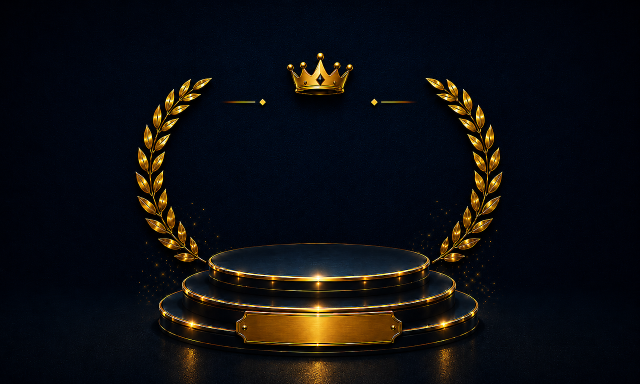
#> input picture apps/display/src/assets/winner-stage-card.png, 1280 x 768 px (shown at 1/2 size)
$ python render-split-side-mockups.py
#> lines starting #> are read from the running program, lines starting #| are printed output that depends on the picture
"""Render 10 stage-tile mockups: 5 split-pot + 5 side-pot layout concepts."""
from __future__ import annotations

import os
from pathlib import Path

from PIL import Image, ImageDraw, ImageFont

ROOT = Path(__file__).resolve().parents[1]
SRC = ROOT / "src" / "assets" / "winner-stage-card.png"
OUT_DIR = ROOT / "public" / "mockups" / "stage-variants"

TILE_W, TILE_H = 900, 538
ZOOM = 1.2


def load_font(size: int, bold: bool = False) -> ImageFont.FreeTypeFont | ImageFont.ImageFont:
    names = ("arialbd.ttf", "arial.ttf") if bold else ("arial.ttf", "segoeui.ttf")
    for name in names:
        path = Path(os.environ.get("WINDIR", r"C:\Windows")) / "Fonts" / name
        if path.exists():
            return ImageFont.truetype(str(path), size)
    return ImageFont.load_default()


def text_size(draw: ImageDraw.ImageDraw, text: str, font: ImageFont.ImageFont) -> tuple[int, int]:
    box = draw.textbbox((0, 0), text, font=font)
    return box[2] - box[0], box[3] - box[1]


def base_tile() -> tuple[Image.Image, ImageDraw.ImageDraw]:
    im = Image.open(SRC).convert("RGBA")
#> im is the input picture: PIL image 1280x768 RGBA; mean R, G, B, A 13.8, 14.2, 17, 255
    sw, sh = im.size
    frame_w = int(TILE_W * ZOOM)
    frame_h = int(TILE_H * ZOOM)
    art_h = frame_h
    art_w = round(sw * art_h / sh)
    art = im.resize((art_w, art_h), Image.Resampling.LANCZOS)
    left = max(0, (art_w - frame_w) // 2)
    frame = art.crop((left, 0, left + frame_w, frame_h))
    ox = (frame_w - TILE_W) // 2
    oy = (frame_h - TILE_H) // 2
    bg = frame.crop((ox, oy, ox + TILE_W, oy + TILE_H)).copy()
    bg = bg.resize((TILE_W, TILE_H), Image.Resampling.LANCZOS)
    return bg, ImageDraw.Draw(bg)


def draw_label_bar(draw: ImageDraw.ImageDraw, title: str, subtitle: str) -> None:
    draw.rounded_rectangle((24, 14, TILE_W - 24, 62), radius=8, fill=(255, 248, 225, 235), outline=(226, 173, 26, 255), width=2)
    tf = load_font(22, bold=True)
    sf = load_font(16, bold=True)
    tw, _ = text_size(draw, title, tf)
    draw.text(((TILE_W - tw) // 2, 18), title, font=tf, fill=(26, 16, 8, 255))
    sw, _ = text_size(draw, subtitle, sf)
    draw.text(((TILE_W - sw) // 2, 40), subtitle, font=sf, fill=(107, 63, 0, 255))


def draw_side_banner(draw: ImageDraw.ImageDraw, title: str, subtitle: str = "") -> None:
    draw.rounded_rectangle((24, 14, TILE_W - 24, 62 if not subtitle else 72), radius=8, fill=(224, 255, 252, 235), outline=(45, 212, 191, 255), width=2)
    tf = load_font(22, bold=True)
    tw, _ = text_size(draw, title, tf)
    draw.text(((TILE_W - tw) // 2, 18), title, font=tf, fill=(8, 47, 73, 255))
    if subtitle:
        sf = load_font(15, bold=True)
        sw, _ = text_size(draw, subtitle, sf)
        draw.text(((TILE_W - sw) // 2, 42), subtitle, font=sf, fill=(21, 94, 117, 255))


def draw_centered(
    draw: ImageDraw.ImageDraw,
    text: str,
    y_pct: float,
    font: ImageFont.ImageFont,
    fill: tuple[int, ...],
    *,
    stroke: int = 0,
    stroke_fill: tuple[int, ...] | None = None,
) -> None:
    tw, th = text_size(draw, text, font)
    x = (TILE_W - tw) // 2
    y = int(TILE_H * y_pct) - th // 2
    if stroke:
        for dx, dy in ((-1, 0), (1, 0), (0, -1), (0, 1)):
            draw.text((x + dx, y + dy), text, font=font, fill=stroke_fill or (0, 0, 0))
    draw.text((x, y), text, font=font, fill=fill)


def draw_pot_inline(draw: ImageDraw.ImageDraw, amount: str, each: bool = False, y_pct: float = 0.40) -> None:
    pot_font = load_font(48, bold=True)
    if each:
        main = f"${amount}"
        each_txt = " EACH"
        tw1, th = text_size(draw, main, pot_font)
        tw2, _ = text_size(draw, each_txt, load_font(28, bold=True))
        total = tw1 + tw2
        x = (TILE_W - total) // 2
        y = int(TILE_H * y_pct) - th // 2
        for dx, dy in ((-1, 0), (1, 0), (0, -1), (0, 1)):
            draw.text((x + dx, y + dy), main, font=pot_font, fill=(0, 0, 0))
        draw.text((x, y), main, font=pot_font, fill=(226, 173, 26, 255))
        ef = load_font(28, bold=True)
        draw.text((x + tw1, y + 8), each_txt, font=ef, fill=(255, 248, 232, 255))
    else:
        draw_centered(draw, f"${amount}", y_pct, pot_font, (226, 173, 26, 255), stroke=2, stroke_fill=(0, 0, 0))


def draw_cards(draw: ImageDraw.ImageDraw, digits: list[str], y_pct: float = 0.505) -> None:
#> called with y_pct = 0.505
    card_font = load_font(30, bold=True)
    gap = 52
    start_x = TILE_W // 2 - (len(digits) * gap) // 2
    cy = int(TILE_H * y_pct)
    for i, digit in enumerate(digits):
        cx = start_x + i * gap
        if digit == ".":
            draw.text((cx + 6, cy + 38), digit, font=load_font(34, bold=True), fill=(226, 173, 26, 255), stroke_width=2, stroke_fill=(0, 0, 0))
            continue
        draw.rounded_rectangle((cx, cy, cx + 44, cy + 72), radius=6, outline=(226, 173, 26, 200), width=2, fill=(12, 18, 30, 240))
        tw, th = text_size(draw, digit, card_font)
        draw.text((cx + (44 - tw) // 2, cy + (72 - th) // 2 - 2), digit, font=card_font, fill=(226, 173, 26, 255))


def draw_footer(draw: ImageDraw.ImageDraw) -> None:
    draw_centered(draw, "-0.01", 0.862, load_font(42, bold=True), (255, 246, 220, 255), stroke=1, stroke_fill=(0, 0, 0))


def save(img: Image.Image, name: str, concept: str) -> None:
#> called with name = 'split-pot-01-banner-subtitle.png', concept = 'Split 1: Full names in banner subtitle'
    OUT_DIR.mkdir(parents=True, exist_ok=True)
    out = OUT_DIR / name
    labeled = img.copy()
    d = ImageDraw.Draw(labeled)
    d.rounded_rectangle((8, TILE_H - 36, TILE_W - 8, TILE_H - 8), radius=6, fill=(0, 0, 0, 190))
    cf = load_font(14, bold=True)
    d.text((18, TILE_H - 30), concept, font=cf, fill=(255, 255, 255, 255))
    labeled.convert("RGB").save(out, optimize=True)
    print(out)


# --- Split pot mockups (tile 3: Alice C. · Blake R., $80 each) ---

def split_1_banner_subtitle() -> None:
    bg, draw = base_tile()
    draw_label_bar(draw, "SPLIT POT", "Alice C.  ·  Blake R.")
    draw_pot_inline(draw, "80", each=True)
    draw_cards(draw, ["3", "2", ".", "0", "3", "4"])
    draw_footer(draw)
    save(bg, "split-pot-01-banner-subtitle.png", "Split 1: Full names in banner subtitle")


def split_2_two_line_stack() -> None:
    bg, draw = base_tile()
    draw_label_bar(draw, "SPLIT POT", "")
    nf = load_font(34, bold=True)
    draw_centered(draw, "Alice C.", 0.22, nf, (255, 255, 255, 255), stroke=2, stroke_fill=(0, 0, 0))
    draw_centered(draw, "Blake R.", 0.28, nf, (255, 255, 255, 255), stroke=2, stroke_fill=(0, 0, 0))
    draw_pot_inline(draw, "80", each=True)
    draw_cards(draw, ["3", "2", ".", "0", "3", "4"])
    draw_footer(draw)
    save(bg, "split-pot-02-two-line-stack.png", "Split 2: Stacked names (no truncation)")
#> call 2 of save, with name = 'split-pot-02-two-line-stack.png', concept = 'Split 2: Stacked names (no truncation)'
#> in save (call 2), `labeled.convert("RGB").save(out, optimize=True)`:
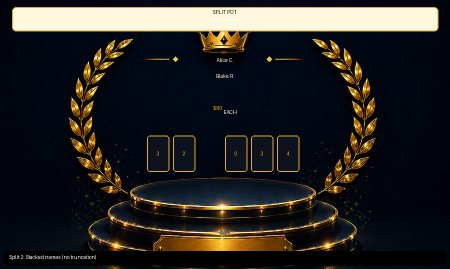
#> saved as split-pot-02-two-line-stack.png: PIL image 900x538 RGB (shown at 1/2 size); mean R, G, B 38.9, 37.4, 34.8


def split_3_winner_pills() -> None:
    bg, draw = base_tile()
    draw_label_bar(draw, "SPLIT POT", "")
    draw_centered(draw, "2 Winners", 0.24, load_font(36, bold=True), (255, 255, 255, 255), stroke=2, stroke_fill=(0, 0, 0))
    pill_y = int(TILE_H * 0.30)
    for i, name in enumerate(("Alice C.", "Blake R.")):
        px = TILE_W // 2 + (i * 2 - 1) * 120
        draw.rounded_rectangle((px - 70, pill_y - 14, px + 70, pill_y + 18), radius=12, fill=(0, 0, 0, 160), outline=(226, 173, 26, 220), width=2)
        pf = load_font(18, bold=True)
        tw, th = text_size(draw, name, pf)
        draw.text((px - tw // 2, pill_y - th // 2), name, font=pf, fill=(255, 255, 255, 255))
#> this loop made 2 passes
#> (tw, th) on passes 1 to 2: (34, 8), (36, 8)
    draw_pot_inline(draw, "80", each=True, y_pct=0.42)
    draw_cards(draw, ["3", "2", ".", "0", "3", "4"])
    draw_footer(draw)
    save(bg, "split-pot-03-winner-pills.png", "Split 3: Count + name pills")
#> call 3 of save, with name = 'split-pot-03-winner-pills.png', concept = 'Split 3: Count + name pills'
#> in save (call 3), `labeled.convert("RGB").save(out, optimize=True)`:
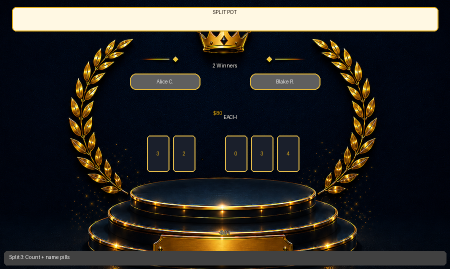
#> labeled: PIL image 900x538 RGBA (shown at 1/2 size); mean R, G, B, A 39.4, 37.7, 34.4, 247.8; transparent parts drawn white


def split_4_pot_suffix_each() -> None:
    bg, draw = base_tile()
    draw_label_bar(draw, "SPLIT POT", "")
    draw_centered(draw, "Alice C. · Blake R.", 0.25, load_font(30, bold=True), (255, 255, 255, 255), stroke=2, stroke_fill=(0, 0, 0))
    pot_font = load_font(54, bold=True)
    each_font = load_font(32, bold=True)
    main, each = "$80", "EACH"
    tw1, th = text_size(draw, main, pot_font)
#> tw1 = 19; th = 10
    tw2, _ = text_size(draw, each, each_font)
#> tw2 = 27
    x = (TILE_W - tw1 - tw2 - 8) // 2
#> x = 423
    y = int(TILE_H * 0.40) - th // 2
#> y = 210
    draw.text((x, y), main, font=pot_font, fill=(226, 173, 26, 255), stroke_width=2, stroke_fill=(0, 0, 0))
    draw.text((x + tw1 + 8, y + 6), each, font=each_font, fill=(226, 173, 26, 255))
    draw.text((x + tw1 + 8, y + 6), each, font=each_font, fill=(255, 248, 220, 255))
    draw_cards(draw, ["3", "2", ".", "0", "3", "4"])
    draw_footer(draw)
    save(bg, "split-pot-04-pot-suffix-each.png", "Split 4: $80 + gold EACH on same line")
#> call 4 of save, with name = 'split-pot-04-pot-suffix-each.png', concept = 'Split 4: $80 + gold EACH on same line'
#> in save (call 4), `labeled.convert("RGB").save(out, optimize=True)`:
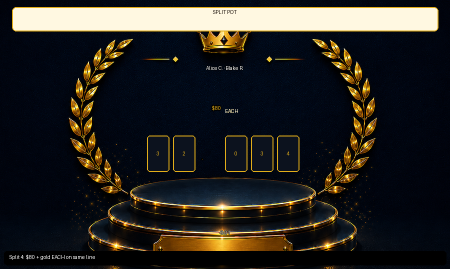
#> saved as split-pot-04-pot-suffix-each.png: PIL image 900x538 RGB (shown at 1/2 size); mean R, G, B 38.9, 37.4, 34.8


def split_5_compact_wrap() -> None:
    bg, draw = base_tile()
    draw_label_bar(draw, "SPLIT POT", "")
    nf = load_font(26, bold=True)
    y = int(TILE_H * 0.23)
    for line in ("Alice C.  ·  Blake R.", "Chris T.  ·  Dana M."):
        tw, th = text_size(draw, line, nf)
        draw.text(((TILE_W - tw) // 2, y), line, font=nf, fill=(255, 255, 255, 255), stroke_width=1, stroke_fill=(0, 0, 0))
        y += th + 4
#> this loop made 2 passes
#> (tw, th, y) on passes 1 to 2: (79, 8, 135), (81, 8, 147)
#> after the loop, y = 147
    draw_pot_inline(draw, "80", each=True, y_pct=0.42)
    draw_cards(draw, ["3", "2", ".", "0", "3", "4"])
    draw_footer(draw)
    save(bg, "split-pot-05-compact-wrap.png", "Split 5: Smaller font, 2-line name wrap (4-way example)")
#> in save (call 5), `labeled.convert("RGB").save(out, optimize=True)`:
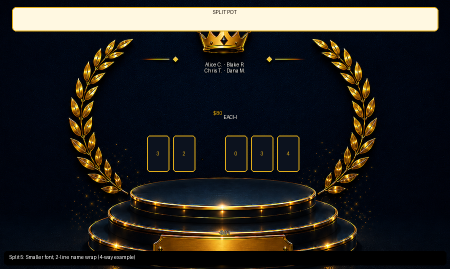
#> saved as split-pot-05-compact-wrap.png: PIL image 900x538 RGB (shown at 1/2 size); mean R, G, B 39, 37.6, 34.9


# --- Side pot mockups (tile 4: MAIN Elena G. $227, SIDE Hugo F. $226) ---

def side_1_dual_gold_pots() -> None:
    bg, draw = base_tile()
    draw_side_banner(draw, "SIDE POT")
    draw_centered(draw, "Hugo F.", 0.24, load_font(36, bold=True), (255, 255, 255, 255), stroke=2, stroke_fill=(0, 0, 0))
    pf = load_font(38, bold=True)
    nf = load_font(20, bold=True)
    for i, (label, name, amt) in enumerate((("MAIN", "Elena G.", "227"), ("SIDE", "Hugo F.", "226"))):
        y = int(TILE_H * (0.36 + i * 0.08))
        lf = load_font(16, bold=True)
        draw.text((TILE_W // 2 - 180, y), label, font=lf, fill=(251, 191, 36, 255) if label == "MAIN" else (103, 232, 249, 255))
        draw.text((TILE_W // 2 - 90, y + 2), name, font=nf, fill=(255, 255, 255, 255))
        amt_txt = f"${amt}"
        tw, th = text_size(draw, amt_txt, pf)
        draw.text((TILE_W // 2 + 60, y - 4), amt_txt, font=pf, fill=(226, 173, 26, 255), stroke_width=1, stroke_fill=(0, 0, 0))
#> this loop made 2 passes
#> (tw, th) on passes 1 to 2: (25, 10), (25, 10)
    draw_cards(draw, ["0", "1", "2", "3", ".", "7"])
    draw_footer(draw)
    save(bg, "side-pot-01-dual-gold-pots.png", "Side 1: Two pot-scale rows (MAIN + SIDE)")


def side_2_side_hero() -> None:
    bg, draw = base_tile()
    draw_side_banner(draw, "SIDE POT")
    draw_centered(draw, "Hugo F.", 0.24, load_font(36, bold=True), (255, 255, 255, 255), stroke=2, stroke_fill=(0, 0, 0))
    draw_centered(draw, "Main $227 → Elena G.", 0.34, load_font(18, bold=True), (200, 200, 200, 255))
    draw_centered(draw, "$226", 0.42, load_font(52, bold=True), (226, 173, 26, 255), stroke=2, stroke_fill=(0, 0, 0))
    draw_centered(draw, "SIDE", 0.48, load_font(16, bold=True), (103, 232, 249, 255))
    draw_cards(draw, ["0", "1", "2", "3", ".", "7"])
    draw_footer(draw)
    save(bg, "side-pot-02-side-hero.png", "Side 2: Side amount hero, main as subtitle")
#> in save (call 7), `labeled.convert("RGB").save(out, optimize=True)`:
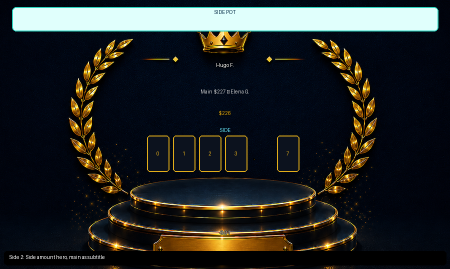
#> saved as side-pot-02-side-hero.png: PIL image 900x538 RGB (shown at 1/2 size); mean R, G, B 35.1, 38.3, 38.2


def side_3_split_columns() -> None:
    bg, draw = base_tile()
    draw_side_banner(draw, "SIDE POT")
    mid = TILE_W // 2
    draw.line((mid, int(TILE_H * 0.22), mid, int(TILE_H * 0.52)), fill=(226, 173, 26, 120), width=2)
    lf = load_font(14, bold=True)
    pf = load_font(40, bold=True)
    nf = load_font(18, bold=True)
    for col, (label, name, amt, color) in enumerate(
        (
            ("MAIN", "Elena G.", "227", (251, 191, 36, 255)),
            ("SIDE", "Hugo F.", "226", (103, 232, 249, 255)),
        )
    ):
        cx = TILE_W // 4 if col == 0 else 3 * TILE_W // 4
        y0 = int(TILE_H * 0.28)
        tw, _ = text_size(draw, label, lf)
        draw.text((cx - tw // 2, y0), label, font=lf, fill=color)
        tw, _ = text_size(draw, name, nf)
        draw.text((cx - tw // 2, y0 + 22), name, font=nf, fill=(255, 255, 255, 255))
        amt_txt = f"${amt}"
        tw, th = text_size(draw, amt_txt, pf)
        draw.text((cx - tw // 2, y0 + 48), amt_txt, font=pf, fill=(226, 173, 26, 255))
    draw_cards(draw, ["0", "1", "2", "3", ".", "7"])
    draw_footer(draw)
    save(bg, "side-pot-03-split-columns.png", "Side 3: Left MAIN / right SIDE columns")


def side_4_amount_tabs() -> None:
    bg, draw = base_tile()
    draw_side_banner(draw, "SIDE POT", "Elena G. wins main · Hugo F. wins side")
    tab_y = int(TILE_H * 0.36)
    for i, (label, name, amt) in enumerate((("MAIN", "Elena G.", "227"), ("SIDE", "Hugo F.", "226"))):
        x0 = TILE_W // 2 + (i * 2 - 1) * 155 - 70
        draw.rounded_rectangle((x0, tab_y, x0 + 140, tab_y + 72), radius=10, fill=(0, 0, 0, 170), outline=(226, 173, 26, 200), width=2)
        lf = load_font(13, bold=True)
        draw.text((x0 + 10, tab_y + 6), label, font=lf, fill=(251, 191, 36, 255) if label == "MAIN" else (103, 232, 249, 255))
        draw.text((x0 + 10, tab_y + 24), name, font=load_font(16, bold=True), fill=(255, 255, 255, 255))
        draw.text((x0 + 10, tab_y + 44), f"${amt}", font=load_font(26, bold=True), fill=(226, 173, 26, 255))
    draw_cards(draw, ["0", "1", "2", "3", ".", "7"])
    draw_footer(draw)
    save(bg, "side-pot-04-amount-tabs.png", "Side 4: Tab cards with label + name + amount")
#> in save (call 9), `labeled.convert("RGB").save(out, optimize=True)`:
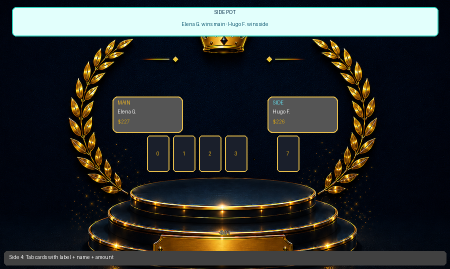
#> labeled: PIL image 900x538 RGBA (shown at 1/2 size); mean R, G, B, A 39.4, 42.7, 41.4, 245.6; transparent parts drawn white


def side_5_both_names_crown() -> None:
    bg, draw = base_tile()
    draw_side_banner(draw, "SIDE POT")
    nf = load_font(30, bold=True)
    draw_centered(draw, "Elena G.", 0.22, nf, (255, 255, 255, 255), stroke=2, stroke_fill=(0, 0, 0))
    draw_centered(draw, "Hugo F.", 0.28, nf, (255, 255, 255, 255), stroke=2, stroke_fill=(0, 0, 0))
    y = int(TILE_H * 0.38)
    pf = load_font(44, bold=True)
    for i, (label, amt) in enumerate((("MAIN", "227"), ("SIDE", "226"))):
        cx = TILE_W // 2 + (i * 2 - 1) * 130
        lf = load_font(14, bold=True)
        tw, _ = text_size(draw, label, lf)
        draw.text((cx - tw // 2, y), label, font=lf, fill=(251, 191, 36, 255) if label == "MAIN" else (103, 232, 249, 255))
        amt_txt = f"${amt}"
        tw, th = text_size(draw, amt_txt, pf)
        draw.text((cx - tw // 2, y + 18), amt_txt, font=pf, fill=(226, 173, 26, 255))
    draw_cards(draw, ["0", "1", "2", "3", ".", "7"])
    draw_footer(draw)
    save(bg, "side-pot-05-both-names-crown.png", "Side 5: Both winners stacked, dual pot amounts")
#> in save (call 10), `labeled.convert("RGB").save(out, optimize=True)`:
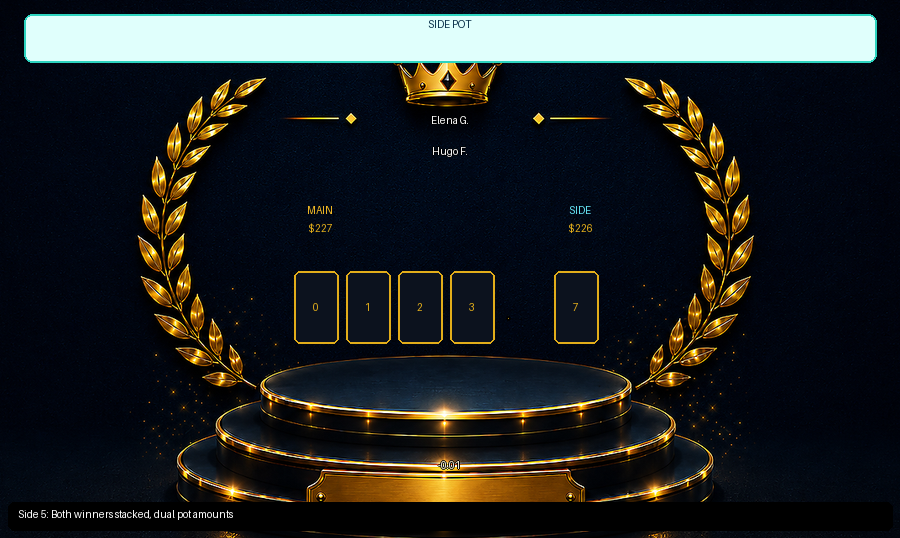
#> saved as side-pot-05-both-names-crown.png: PIL image 900x538 RGB; mean R, G, B 35.2, 38.4, 38.2


def main() -> None:
    split_1_banner_subtitle()
    split_2_two_line_stack()
    split_3_winner_pills()
    split_4_pot_suffix_each()
    split_5_compact_wrap()
    side_1_dual_gold_pots()
    side_2_side_hero()
    side_3_split_columns()
    side_4_amount_tabs()
    side_5_both_names_crown()
    print(f"Wrote 10 mockups to {OUT_DIR}")


if __name__ == "__main__":
    main()

$ run again, with apps/display/src/assets/winner-stage.png copied over apps/display/src/assets/winner-stage-card.png
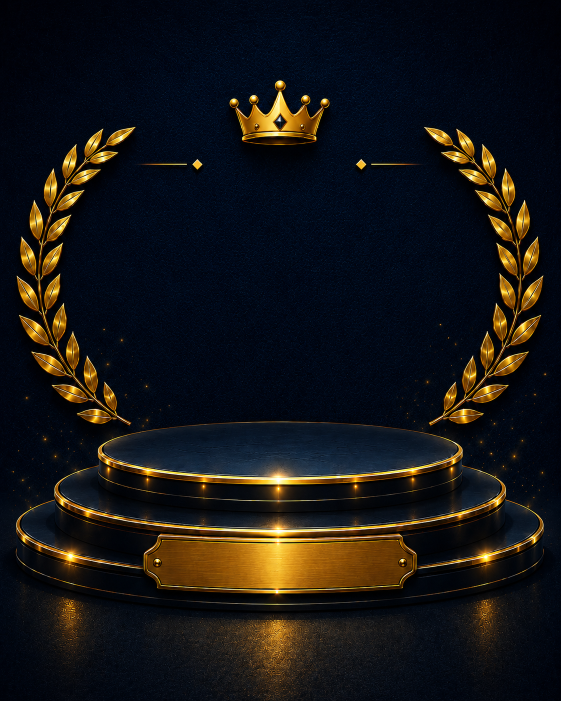
#> input picture apps/display/src/assets/winner-stage.png, 1122 x 1402 px (shown at 1/2 size)
#> the loop in split_3_winner_pills, `for i, name in enumerate(("Alice C.", "Blake R.")):` made 2 passes
#> (tw, th) on passes 1 to 2: (34, 8), (36, 8)
#> in split_4_pot_suffix_each, `tw1, th = text_size(draw, main, pot_font)`: tw1 = 19; th = 10
#> tw2 = 27
#> x = 423
#> in split_4_pot_suffix_each, `y = int(TILE_H * 0.40) - th // 2`: y = 210
#> the loop in split_5_compact_wrap, `for line in ("Alice C.  ·  Blake R.", "Chris T.  ·  Dana M."):` made 2 passes
#> (tw, th, y) on passes 1 to 2: (79, 8, 135), (81, 8, 147)
#> after the loop in split_5_compact_wrap, `for line in ("Alice C.  ·  Blake R.", "Chris T.  ·  Dana M."):`: y = 147
#> the loop in side_1_dual_gold_pots, `for i, (label, name, amt) in enumerate((("MAIN", "Elena G.", "227"), (..` made 2 passes
#> (tw, th) on passes 1 to 2: (25, 10), (25, 10)
#> the loop in side_3_split_columns, `for col, (label, name, amt, color) in enumerate( ( ("MAIN", "Elena G."..` made 2 passes
#> in save (call 9), `labeled.convert("RGB").save(out, optimize=True)`:
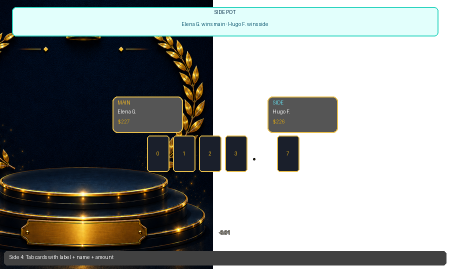
#> labeled: PIL image 900x538 RGBA (shown at 1/2 size); mean R, G, B, A 34.1, 37.3, 35.3, 142; transparent parts drawn white
#> the loop in side_5_both_names_crown, `for i, (label, amt) in enumerate((("MAIN", "227"), ("SIDE", "226"))):` made 2 passes
#> in save (call 10), `labeled.convert("RGB").save(out, optimize=True)`:
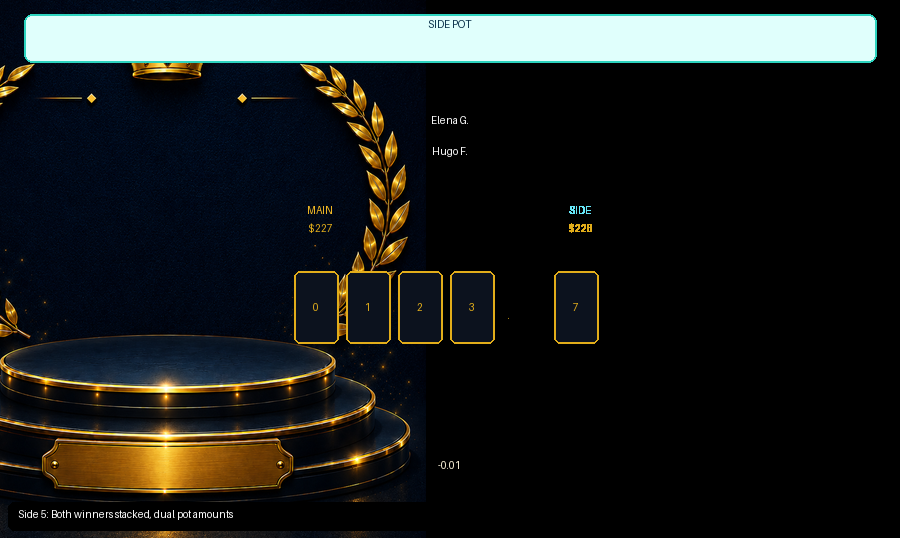
#> saved as side-pot-05-both-names-crown.png: PIL image 900x538 RGB; mean R, G, B 30, 32.9, 31.6
